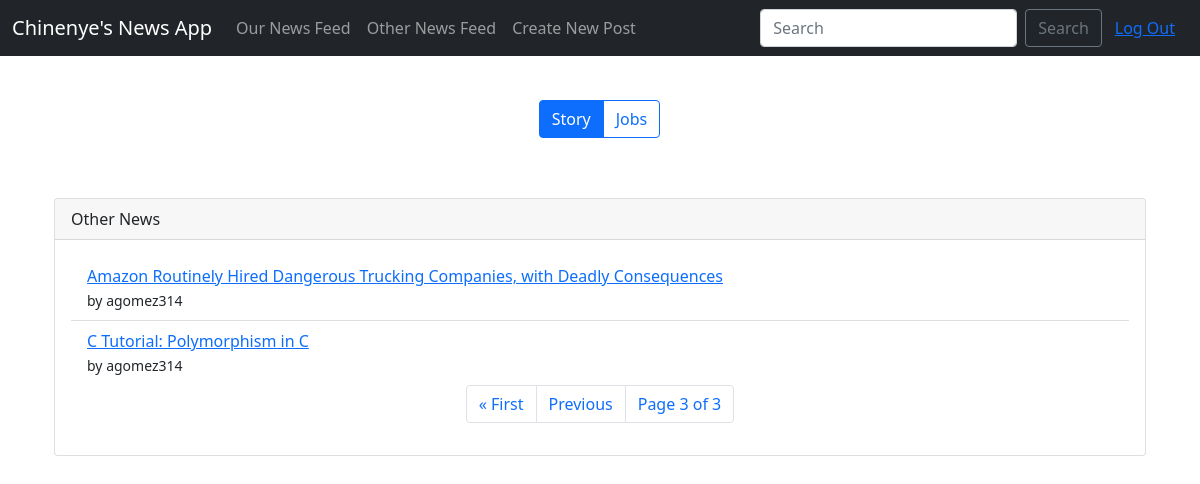
Page /other-news/?page=4 (signed in) on the earlier database version.
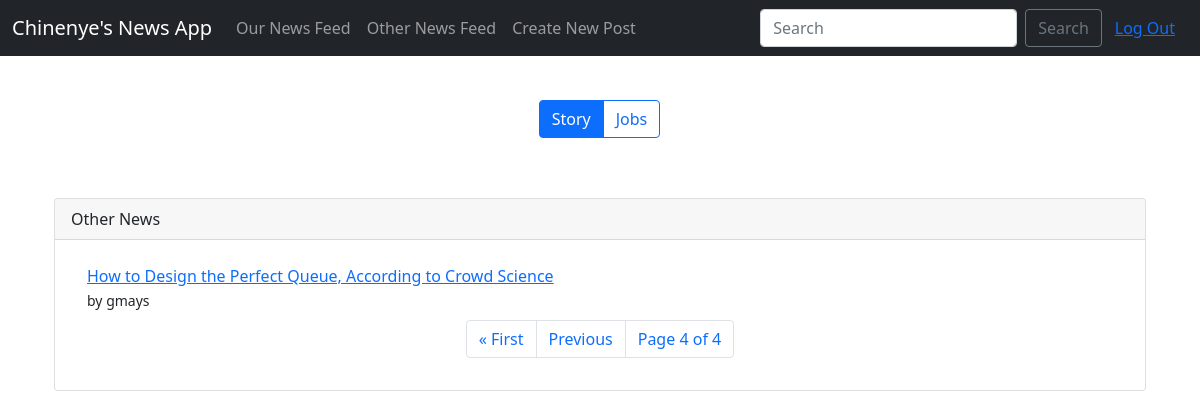
Same page on the later database version.
### newsapi/models.py (models this page shows, shortened)
class HNew(models.Model):
    pk_id = models.IntegerField(_("HN unique ID"))
    by = models.CharField(_("Author"), max_length=50)
    score = models.IntegerField(_("News Score"))
    time_created = models.DateTimeField(_("time created"), auto_now=True)
    title = models.CharField(_("article title"), max_length=50)
    type = models.CharField(_("article type"), max_length=10, choices=ARTICLE_CHOICES, default="story")
    url = models.URLField(_("Article link"), max_length=200)

### newsapi/views.py (the view)
# urls.py: path("other-news/", views.other_news, name="other_news"),
@login_required
def other_news(request):
    context = {}
    hnews = HNew.objects.all().order_by('time_created')
    hnews_paginator = Paginator(hnews, 2)
    page = request.GET.get('page')
    h_news = hnews_paginator.get_page(page)
    return render(request, 'newsapi/hnews.html', {'h_news': h_news})

### newsapi/templates/newsapi/hnews.html (shortened to what this page needs)
{% extends 'base.html' %}
{% block content %}
    <div class="container" style="margin-top: 60px;">
        <div class="card" style="margin-bottom: 60px;">
            <div class="card-header">
                Other News
            </div>
            <div class="card-body">
                <ul class="list-group list-group-flush">
                    {% for news in h_news %}
                        <li class="list-group-item">
                            <a href="{{news.url}}">{{news.title}}</a> <br>
                            <small>by {{news.by}}</small>
                        </li>
                    {% endfor %}
                </ul>
                <nav aria-label="Page navigation example">
                    <ul class="pagination text-center justify-content-md-center">
                        {% if h_news.has_previous %}
                        <li class="page-item">
                            <a class="page-link" href="?page=1" aria-label="Previous">
                            <span aria-hidden="true">&laquo First</span>
                            </a>
                        </li>
                        <li class="page-item">
                            <a class="page-link" href="?page={{ h_news.previous_page_number }}" aria-label="Previous">
                            <span aria-hidden="true">Previous</span>
                            </a>
                        </li>
                        {% endif %}
                        <li class="page-item">
                            <a class="page-link" href="#" aria-label="Previous">
                            <span aria-hidden="true"> Page {{ h_news.number }} of {{ h_news.paginator.num_pages }}</span>
                            </a>
                        </li>
                    </ul>
                </nav>
            </div>
        </div>
    </div>
{% endblock %}

Differences in the rows shown:
no longer on this page (row unchanged): HNew: title "Amazon Routinely Hired Dangerous Trucking Companies, with Deadly Consequences", by "agomez314"
no longer on this page (row unchanged): HNew: title "C Tutorial: Polymorphism in C", by "agomez314"
added HNew: title "How to Design the Perfect Queue, According to Crowd Science", by "gmays"
Other differences:
{{ h_news.number }}: "3" → "4"
{{ h_news.paginator.num_pages }}: "3" → "4"
